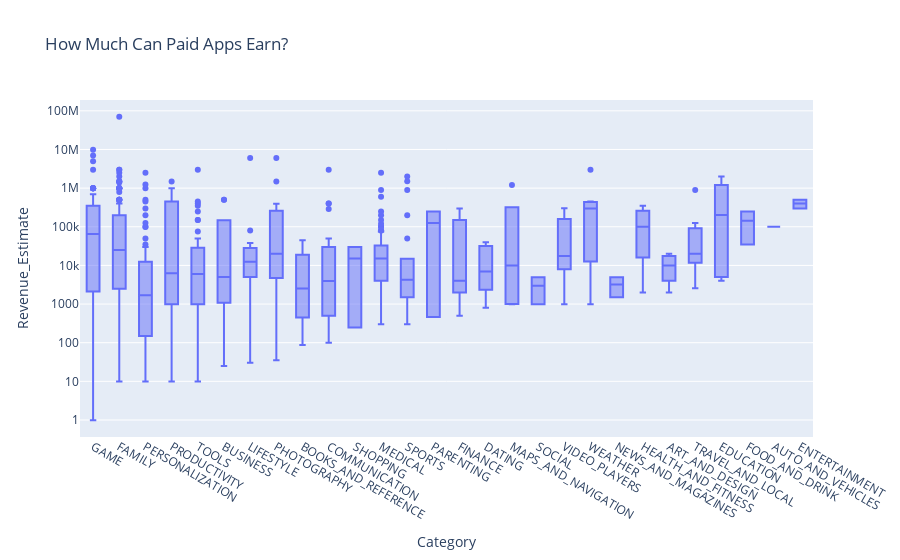

This figure's notebook cell:
### Code cell
df_paid_apps = df_apps_clean[df_apps_clean['Type'] == 'Paid']
box = px.box(df_paid_apps, x='Category', y='Revenue_Estimate', title='How Much Can Paid Apps Earn?')
box.update_layout(yaxis=dict(type='log'), xaxis={'categoryorder': 'min ascending'})
box.show()

### Figure 1 — Plotly figure (JSON) as saved in the notebook; plotly's stock layout.template omitted (floating-point values rounded to 4 significant figures; data arrays with more than 128 entries replaced by an {"elided": "..."} marker saying what was removed)
{"data": [{"alignmentgroup": "True", "hovertemplate": "Category=%{x}<br>Revenue_Estimate=%{y}<extra></extra>", "legendgroup": "", "marker": {"color": "#636efa"}, "name": "", "notched": false, "offsetgroup": "", "orientation": "v", "showlegend": false, "type": "box", "x": {"elided": "589 str values"}, "x0": " ", "xaxis": "x", "y": {"elided": "589 float values"}, "y0": " ", "yaxis": "y"}], "layout": {"boxmode": "group", "legend": {"tracegroupgap": 0}, "title": {"text": "How Much Can Paid Apps Earn?"}, "xaxis": {"anchor": "y", "categoryorder": "min ascending", "domain": [0, 1], "title": {"text": "Category"}}, "yaxis": {"anchor": "x", "domain": [0, 1], "title": {"text": "Revenue_Estimate"}, "type": "log"}}}
